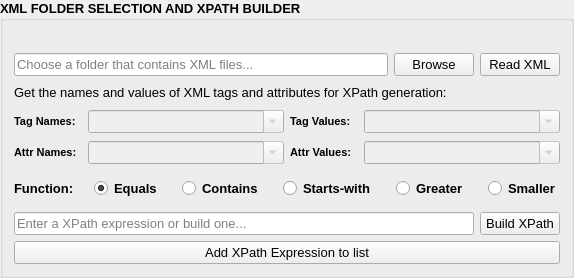
             <widget class="QGroupBox" name="group_box_xml_input_xpath_builder">
              <property name="sizePolicy">
               <sizepolicy hsizetype="Minimum" vsizetype="Preferred">
                <horstretch>0</horstretch>
                <verstretch>0</verstretch>
               </sizepolicy>
              </property>
              <property name="font">
               <font>
                <family>Microsoft YaHei UI</family>
                <pointsize>10</pointsize>
                <italic>false</italic>
                <bold>true</bold>
                <underline>false</underline>
                <strikeout>false</strikeout>
               </font>
              </property>
              <property name="title">
               <string>XML FOLDER SELECTION AND XPATH BUILDER</string>
              </property>
              <layout class="QVBoxLayout" name="verticalLayout_7">
               <item>
                <widget class="QLabel" name="statusbar_xml_files_count">
                 <property name="sizePolicy">
                  <sizepolicy hsizetype="Minimum" vsizetype="Preferred">
                   <horstretch>0</horstretch>
                   <verstretch>0</verstretch>
                  </sizepolicy>
                 </property>
                 <property name="styleSheet">
                  <string notr="true"/>
                 </property>
                 <property name="text">
                  <string/>
                 </property>
                </widget>
               </item>
               <item>
                <layout class="QHBoxLayout" name="horizontalLayout_one">
                 <item>
                  <widget class="QLineEdit" name="line_edit_xml_folder_path_input">
                   <property name="font">
                    <font>
                     <family>Microsoft YaHei UI</family>
                     <pointsize>10</pointsize>
                     <italic>false</italic>
                     <bold>false</bold>
                     <underline>false</underline>
                     <strikeout>false</strikeout>
                    </font>
                   </property>
                   <property name="placeholderText">
                    <string>Choose a folder that contains XML files...</string>
                   </property>
                   <property name="clearButtonEnabled">
                    <bool>true</bool>
                   </property>
                  </widget>
                 </item>
                 <item>
                  <widget class="QPushButton" name="button_browse_xml_folder">
                   <property name="font">
                    <font>
                     <family>Microsoft YaHei UI</family>
                     <pointsize>10</pointsize>
                     <italic>false</italic>
                     <bold>false</bold>
                     <underline>false</underline>
                     <strikeout>false</strikeout>
                    </font>
                   </property>
                   <property name="text">
                    <string>Browse</string>
                   </property>
                  </widget>
                 </item>
                 <item>
                  <widget class="QPushButton" name="button_read_xml">
                   <property name="font">
                    <font>
                     <family>Microsoft YaHei UI</family>
                     <pointsize>10</pointsize>
                     <italic>false</italic>
                     <bold>false</bold>
                     <underline>false</underline>
                     <strikeout>false</strikeout>
                    </font>
                   </property>
                   <property name="text">
                    <string>Read XML</string>
                   </property>
                  </widget>
                 </item>
                </layout>
               </item>
               <item>
                <layout class="QHBoxLayout" name="horizontalLayout_two">
                 <property name="topMargin">
                  <number>3</number>
                 </property>
                 <property name="bottomMargin">
                  <number>3</number>
                 </property>
                 <item>
                  <widget class="QLabel" name="label_xpath_builder">
                   <property name="sizePolicy">
                    <sizepolicy hsizetype="Minimum" vsizetype="Preferred">
                     <horstretch>0</horstretch>
                     <verstretch>0</verstretch>
                    </sizepolicy>
                   </property>
                   <property name="font">
                    <font>
                     <family>Microsoft YaHei UI</family>
                     <pointsize>10</pointsize>
                     <italic>false</italic>
                     <bold>false</bold>
                     <underline>false</underline>
                     <strikeout>false</strikeout>
                    </font>
                   </property>
                   <property name="text">
                    <string>Get the names and values of XML tags and attributes for XPath generation:</string>
                   </property>
                  </widget>
                 </item>
                </layout>
               </item>
               <item>
                <layout class="QHBoxLayout" name="horizontalLayout_three">
                 <property name="topMargin">
                  <number>1</number>
                 </property>
                 <property name="bottomMargin">
                  <number>1</number>
                 </property>
                 <item>
                  <widget class="QLabel" name="label_tag_names">
                   <property name="sizePolicy">
                    <sizepolicy hsizetype="Minimum" vsizetype="Preferred">
                     <horstretch>0</horstretch>
                     <verstretch>0</verstretch>
                    </sizepolicy>
                   </property>
                   <property name="maximumSize">
                    <size>
                     <width>68</width>
                     <height>16777215</height>
                    </size>
                   </property>
                   <property name="font">
                    <font>
                     <family>Microsoft YaHei UI</family>
                     <pointsize>8</pointsize>
                     <italic>false</italic>
                     <bold>true</bold>
                     <underline>false</underline>
                     <strikeout>false</strikeout>
                    </font>
                   </property>
                   <property name="text">
                    <string>Tag Names:</string>
                   </property>
                  </widget>
                 </item>
                 <item>
                  <widget class="QComboBox" name="combobox_tag_names">
                   <property name="enabled">
                    <bool>false</bool>
                   </property>
                   <property name="sizePolicy">
                    <sizepolicy hsizetype="Minimum" vsizetype="Fixed">
                     <horstretch>0</horstretch>
                     <verstretch>0</verstretch>
                    </sizepolicy>
                   </property>
                   <property name="font">
                    <font>
                     <family>Microsoft YaHei UI</family>
                     <pointsize>10</pointsize>
                     <italic>false</italic>
                     <bold>true</bold>
                     <underline>false</underline>
                     <strikeout>false</strikeout>
                    </font>
                   </property>
                   <property name="editable">
                    <bool>true</bool>
                   </property>
                   <property name="currentText">
                    <string/>
                   </property>
                   <property name="currentIndex">
                    <number>-1</number>
                   </property>
                   <property name="placeholderText">
                    <string>Select Tag Name...</string>
                   </property>
                  </widget>
                 </item>
                 <item>
                  <widget class="QLabel" name="label_tag_values">
                   <property name="sizePolicy">
                    <sizepolicy hsizetype="Minimum" vsizetype="Preferred">
                     <horstretch>0</horstretch>
                     <verstretch>0</verstretch>
                    </sizepolicy>
                   </property>
                   <property name="maximumSize">
                    <size>
                     <width>68</width>
                     <height>16777215</height>
                    </size>
                   </property>
                   <property name="font">
                    <font>
                     <family>Microsoft YaHei UI</family>
                     <pointsize>8</pointsize>
                     <italic>false</italic>
                     <bold>true</bold>
                     <underline>false</underline>
                     <strikeout>false</strikeout>
                    </font>
                   </property>
                   <property name="text">
                    <string>Tag Values:</string>
                   </property>
                  </widget>
                 </item>
                 <item>
                  <widget class="QComboBox" name="combobox_tag_values">
                   <property name="enabled">
                    <bool>false</bool>
                   </property>
                   <property name="sizePolicy">
                    <sizepolicy hsizetype="Minimum" vsizetype="Fixed">
                     <horstretch>0</horstretch>
                     <verstretch>0</verstretch>
                    </sizepolicy>
                   </property>
                   <property name="font">
                    <font>
                     <family>Microsoft YaHei UI</family>
                     <pointsize>10</pointsize>
                     <italic>false</italic>
                     <bold>true</bold>
                     <underline>false</underline>
                     <strikeout>false</strikeout>
                    </font>
                   </property>
                   <property name="editable">
                    <bool>true</bool>
                   </property>
                   <property name="currentText">
                    <string/>
                   </property>
                   <property name="currentIndex">
                    <number>-1</number>
                   </property>
                   <property name="placeholderText">
                    <string>Select Tag Value...</string>
                   </property>
                  </widget>
                 </item>
                </layout>
               </item>
               <item>
                <layout class="QHBoxLayout" name="horizontalLayout_four">
                 <property name="spacing">
                  <number>6</number>
                 </property>
                 <property name="topMargin">
                  <number>1</number>
                 </property>
                 <property name="bottomMargin">
                  <number>1</number>
                 </property>
                 <item>
                  <widget class="QLabel" name="label_attribute_names">
                   <property name="sizePolicy">
                    <sizepolicy hsizetype="Minimum" vsizetype="Preferred">
                     <horstretch>0</horstretch>
                     <verstretch>0</verstretch>
                    </sizepolicy>
                   </property>
                   <property name="maximumSize">
                    <size>
                     <width>68</width>
                     <height>16777215</height>
                    </size>
                   </property>
                   <property name="font">
                    <font>
                     <family>Microsoft YaHei UI</family>
                     <pointsize>8</pointsize>
                     <italic>false</italic>
                     <bold>true</bold>
                     <underline>false</underline>
                     <strikeout>false</strikeout>
                    </font>
                   </property>
                   <property name="text">
                    <string>Attr Names:</string>
                   </property>
                  </widget>
                 </item>
                 <item>
                  <widget class="QComboBox" name="combobox_attribute_names">
                   <property name="enabled">
                    <bool>false</bool>
                   </property>
                   <property name="sizePolicy">
                    <sizepolicy hsizetype="Minimum" vsizetype="Fixed">
                     <horstretch>0</horstretch>
                     <verstretch>0</verstretch>
                    </sizepolicy>
                   </property>
                   <property name="font">
                    <font>
                     <family>Microsoft YaHei UI</family>
                     <pointsize>10</pointsize>
                     <italic>false</italic>
                     <bold>true</bold>
                     <underline>false</underline>
                     <strikeout>false</strikeout>
                    </font>
                   </property>
                   <property name="editable">
                    <bool>true</bool>
                   </property>
                   <property name="currentText">
                    <string/>
                   </property>
                   <property name="currentIndex">
                    <number>-1</number>
                   </property>
                   <property name="placeholderText">
                    <string>Select Attribute Name...</string>
                   </property>
                  </widget>
                 </item>
                 <item>
                  <widget class="QLabel" name="label_attribute_values">
                   <property name="sizePolicy">
                    <sizepolicy hsizetype="Minimum" vsizetype="Preferred">
                     <horstretch>0</horstretch>
                     <verstretch>0</verstretch>
                    </sizepolicy>
                   </property>
                   <property name="maximumSize">
                    <size>
                     <width>68</width>
                     <height>16777215</height>
                    </size>
                   </property>
                   <property name="font">
                    <font>
                     <family>Microsoft YaHei UI</family>
                     <pointsize>8</pointsize>
                     <italic>false</italic>
                     <bold>true</bold>
                     <underline>false</underline>
                     <strikeout>false</strikeout>
                    </font>
                   </property>
                   <property name="text">
                    <string>Attr Values:</string>
                   </property>
                  </widget>
                 </item>
                 <item>
                  <widget class="QComboBox" name="combobox_attribute_values">
                   <property name="enabled">
                    <bool>false</bool>
                   </property>
                   <property name="sizePolicy">
                    <sizepolicy hsizetype="Minimum" vsizetype="Fixed">
                     <horstretch>0</horstretch>
                     <verstretch>0</verstretch>
                    </sizepolicy>
                   </property>
                   <property name="font">
                    <font>
                     <family>Microsoft YaHei UI</family>
                     <pointsize>10</pointsize>
                     <italic>false</italic>
                     <bold>true</bold>
                     <underline>false</underline>
                     <strikeout>false</strikeout>
                    </font>
                   </property>
                   <property name="editable">
                    <bool>true</bool>
                   </property>
                   <property name="currentText">
                    <string/>
                   </property>
                   <property name="currentIndex">
                    <number>-1</number>
                   </property>
                   <property name="placeholderText">
                    <string>Select Attribute Value...</string>
                   </property>
                  </widget>
                 </item>
                </layout>
               </item>
               <item>
                <layout class="QHBoxLayout" name="horizontalLayout_five">
                 <property name="spacing">
                  <number>20</number>
                 </property>
                 <property name="topMargin">
                  <number>7</number>
                 </property>
                 <property name="bottomMargin">
                  <number>7</number>
                 </property>
                 <item>
                  <widget class="QLabel" name="label_function">
                   <property name="sizePolicy">
                    <sizepolicy hsizetype="Minimum" vsizetype="Preferred">
                     <horstretch>0</horstretch>
                     <verstretch>0</verstretch>
                    </sizepolicy>
                   </property>
                   <property name="font">
                    <font>
                     <family>Microsoft YaHei UI</family>
                     <pointsize>10</pointsize>
                     <italic>false</italic>
                     <bold>true</bold>
                     <underline>false</underline>
                     <strikeout>false</strikeout>
                    </font>
                   </property>
                   <property name="text">
                    <string>Function:</string>
                   </property>
                  </widget>
                 </item>
                 <item>
                  <widget class="QRadioButton" name="radio_button_equals">
                   <property name="font">
                    <font>
                     <family>Microsoft YaHei UI</family>
                     <pointsize>10</pointsize>
                     <italic>false</italic>
                     <bold>true</bold>
                     <underline>false</underline>
                     <strikeout>false</strikeout>
                    </font>
                   </property>
                   <property name="text">
                    <string>Equals</string>
                   </property>
                   <property name="checked">
                    <bool>true</bool>
                   </property>
                  </widget>
                 </item>
                 <item>
                  <widget class="QRadioButton" name="radio_button_contains">
                   <property name="font">
                    <font>
                     <family>Microsoft YaHei UI</family>
                     <pointsize>10</pointsize>
                     <italic>false</italic>
                     <bold>true</bold>
                     <underline>false</underline>
                     <strikeout>false</strikeout>
                    </font>
                   </property>
                   <property name="styleSheet">
                    <string notr="true"/>
                   </property>
                   <property name="text">
                    <string>Contains</string>
                   </property>
                  </widget>
                 </item>
                 <item>
                  <widget class="QRadioButton" name="radio_button_starts_with">
                   <property name="sizePolicy">
                    <sizepolicy hsizetype="Minimum" vsizetype="Fixed">
                     <horstretch>0</horstretch>
                     <verstretch>0</verstretch>
                    </sizepolicy>
                   </property>
                   <property name="font">
                    <font>
                     <family>Microsoft YaHei UI</family>
                     <pointsize>10</pointsize>
                     <italic>false</italic>
                     <bold>true</bold>
                     <underline>false</underline>
                     <strikeout>false</strikeout>
                    </font>
                   </property>
                   <property name="text">
                    <string>Starts-with</string>
                   </property>
                  </widget>
                 </item>
                 <item>
                  <widget class="QRadioButton" name="radio_button_greater">
                   <property name="font">
                    <font>
                     <family>Microsoft YaHei UI</family>
                     <pointsize>10</pointsize>
                     <italic>false</italic>
                     <bold>true</bold>
                     <underline>false</underline>
                     <strikeout>false</strikeout>
                    </font>
                   </property>
                   <property name="text">
                    <string>Greater</string>
                   </property>
                  </widget>
                 </item>
                 <item>
                  <widget class="QRadioButton" name="radio_button_smaller">
                   <property name="font">
                    <font>
                     <family>Microsoft YaHei UI</family>
                     <pointsize>10</pointsize>
                     <italic>false</italic>
                     <bold>true</bold>
                     <underline>false</underline>
                     <strikeout>false</strikeout>
                    </font>
                   </property>
                   <property name="text">
                    <string>Smaller</string>
                   </property>
                  </widget>
                 </item>
                </layout>
               </item>
               <item>
                <layout class="QHBoxLayout" name="horizontalLayout_six">
                 <item>
                  <widget class="QLineEdit" name="line_edit_xpath_builder">
                   <property name="font">
                    <font>
                     <family>Microsoft YaHei UI</family>
                     <pointsize>10</pointsize>
                     <italic>false</italic>
                     <bold>false</bold>
                     <underline>false</underline>
                     <strikeout>false</strikeout>
                    </font>
                   </property>
                   <property name="placeholderText">
                    <string>Enter a XPath expression or build one...</string>
                   </property>
                   <property name="clearButtonEnabled">
                    <bool>true</bool>
                   </property>
                  </widget>
                 </item>
                 <item>
                  <widget class="QPushButton" name="button_build_xpath">
                   <property name="font">
                    <font>
                     <family>Microsoft YaHei UI</family>
                     <pointsize>10</pointsize>
                     <italic>false</italic>
                     <bold>false</bold>
                     <underline>false</underline>
                     <strikeout>false</strikeout>
                    </font>
                   </property>
                   <property name="text">
                    <string>Build XPath</string>
                   </property>
                  </widget>
                 </item>
                </layout>
               </item>
               <item>
                <widget class="QPushButton" name="button_add_xpath_to_list">
                 <property name="font">
                  <font>
                   <family>Microsoft YaHei UI</family>
                   <pointsize>10</pointsize>
                   <italic>false</italic>
                   <bold>false</bold>
                   <underline>false</underline>
                   <strikeout>false</strikeout>
                  </font>
                 </property>
                 <property name="text">
                  <string>Add XPath Expression to list</string>
                 </property>
                </widget>
               </item>
              </layout>
             </widget>
